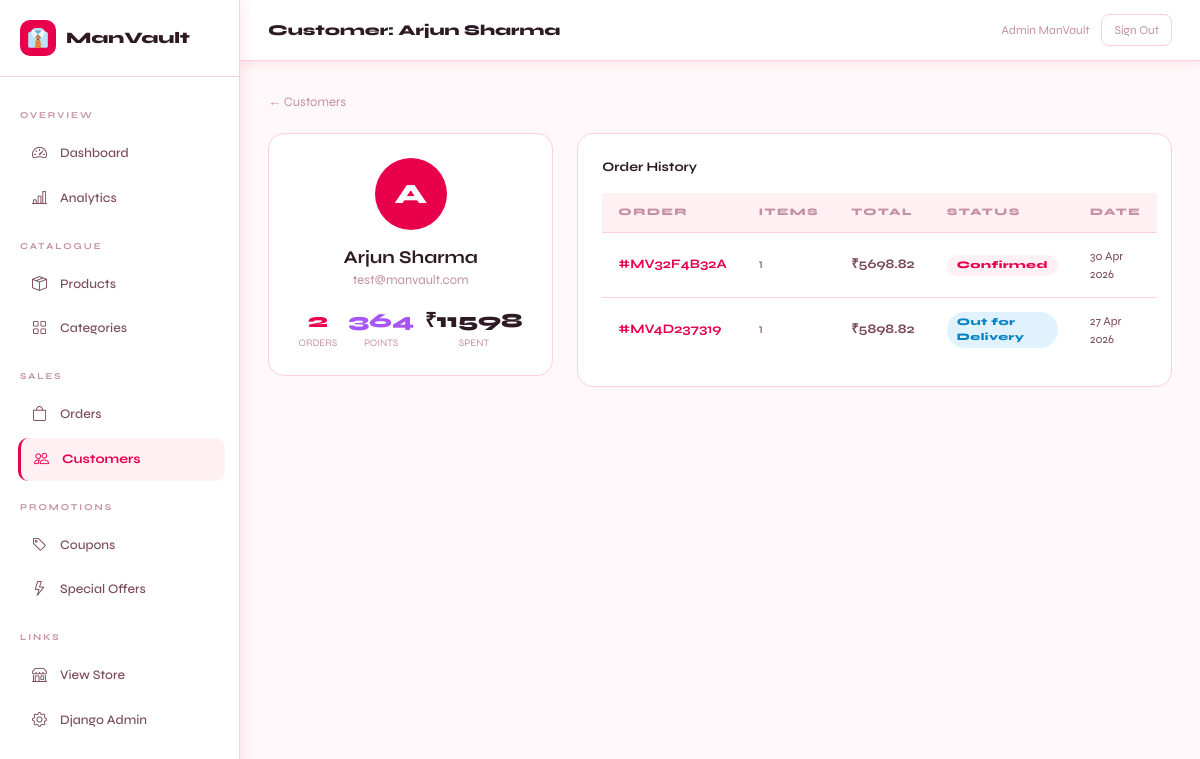
/dashboard/customers/2/ (signed in), run on the app's committed database.
### accounts/models.py (models this page shows, shortened)
class User(AbstractUser):
    phone = models.CharField(max_length=15, blank=True)
    avatar = models.ImageField(upload_to='avatars/', blank=True, null=True)
    date_of_birth = models.DateField(blank=True, null=True)
    gender = models.CharField(max_length=10, choices=[('M','Male'),('F','Female'),('O','Other')], blank=True)
    email_verified = models.BooleanField(default=False)
    is_google_account = models.BooleanField(default=False)
    loyalty_points = models.PositiveIntegerField(default=0)

### orders/models.py (models this page shows, shortened)
class Order(models.Model):
    STATUS_CHOICES = [
        ('pending','Pending'),
        ('confirmed','Confirmed'),
        ('processing','Processing'),
        ('packed','Packed'),
        ('shipped','Shipped'),
        ('out_for_delivery','Out for Delivery'),
        ('delivered','Delivered'),
        ('cancelled','Cancelled'),
        ('return_requested','Return Requested'),
        ('returned','Returned'),
        ('refund_initiated','Refund Initiated'),
        ('refunded','Refunded'),
    ]
    PAYMENT_METHODS = [('cod','Cash on Delivery'),('online','Online Payment'),('wallet','Wallet')]
    PAYMENT_STATUS = [('pending','Pending'),('paid','Paid'),('failed','Failed'),('refunded','Refunded')]
    order_number = models.CharField(max_length=20, unique=True, blank=True)
    user = models.ForeignKey(User, on_delete=models.CASCADE, related_name='orders', null=True, blank=True)
    shipping_name = models.CharField(max_length=100)
    shipping_phone = models.CharField(max_length=15)
    shipping_address = models.TextField()
    shipping_city = models.CharField(max_length=100)
    shipping_state = models.CharField(max_length=100)
    shipping_pincode = models.CharField(max_length=10)
    subtotal = models.DecimalField(max_digits=10, decimal_places=2)
    shipping_charge = models.DecimalField(max_digits=6, decimal_places=2, default=0)
    coupon_discount = models.DecimalField(max_digits=8, decimal_places=2, default=0)
    offer_discount = models.DecimalField(max_digits=8, decimal_places=2, default=0)
    loyalty_discount = models.DecimalField(max_digits=8, decimal_places=2, default=0)
    tax = models.DecimalField(max_digits=8, decimal_places=2, default=0)
    total = models.DecimalField(max_digits=10, decimal_places=2)
    coupon = models.ForeignKey(Coupon, on_delete=models.SET_NULL, null=True, blank=True)
    loyalty_points_used = models.PositiveIntegerField(default=0)
    loyalty_points_earned = models.PositiveIntegerField(default=0)
    payment_method = models.CharField(max_length=20, choices=PAYMENT_METHODS, default='cod')
    payment_status = models.CharField(max_length=20, choices=PAYMENT_STATUS, default='pending')
    payment_id = models.CharField(max_length=100, blank=True)
    status = models.CharField(max_length=25, choices=STATUS_CHOICES, default='pending')
    notes = models.TextField(blank=True)
    tracking_number = models.CharField(max_length=50, blank=True)
    courier_name = models.CharField(max_length=100, blank=True)
    estimated_delivery = models.DateField(null=True, blank=True)
    delivery_otp = models.CharField(max_length=6, blank=True)
    delivery_otp_verified = models.BooleanField(default=False)
    return_reason = models.TextField(blank=True)
    invoice_number = models.CharField(max_length=20, blank=True)
    created_at = models.DateTimeField(auto_now_add=True)
    updated_at = models.DateTimeField(auto_now=True)
    delivered_at = models.DateTimeField(null=True, blank=True)
    class Meta: ordering = ['-created_at']

### dashboard/views.py (the view)
# urls.py: path('customers/<int:pk>/', views.customer_detail, name='customer_detail'),
@staff_member_required
def customer_detail(request, pk):
    customer = get_object_or_404(User, pk=pk)
    orders = customer.orders.all()
    total_spent = orders.aggregate(s=Sum('total'))['s'] or 0
    return render(request, 'dashboard/customers/detail.html', {
        'customer': customer, 'orders': orders, 'total_spent': total_spent,
    })

### store/context_processors.py (called while the page is built)
def cart_processor(request):
    cart_count = 0
    try:
        if request.user.is_authenticated:
            cart = Cart.objects.filter(user=request.user).first()
        else:
            sk = request.session.session_key
            cart = Cart.objects.filter(session_key=sk, user=None).first() if sk else None
        if cart: cart_count = cart.item_count
    except: pass
    return {'cart_count': cart_count}

def wishlist_processor(request):
    wishlist_count = 0
    try:
        if request.user.is_authenticated:
            wl = Wishlist.objects.filter(user=request.user).first()
            if wl: wishlist_count = wl.products.count()
    except: pass
    return {'wishlist_count': wishlist_count}

def common_processor(request):
    cats_for_nav = []
    notif_count = 0
    try:
        cats_for_nav = Category.objects.filter(is_active=True)[:8]
        if request.user.is_authenticated:
            notif_count = request.user.notifications.filter(is_read=False).count()
    except: pass
    return {'cats_for_nav': cats_for_nav, 'notif_count': notif_count}

### store/models.py (called while the page is built)
    @property
    def item_count(self):
        return sum(item.quantity for item in self.items.all())

### templates/dashboard/customers/detail.html (shortened to what this page needs)
{% extends 'dashboard/base.html' %}{% block title %}{{ customer.get_full_name }}{% endblock %}{% block page_title %}Customer: {{ customer.get_full_name|default:customer.username }}{% endblock %}
{% block content %}
<a href="{% url 'dashboard:customers' %}" style="font-size:13px;color:var(--tx3);display:inline-flex;gap:6px;margin-bottom:20px">← Customers</a>
<div class="row g-4">
  <div class="col-md-4">
    <div class="stat-card p-4 text-center mb-3">
      <div style="width:72px;height:72px;background:var(--acc);border-radius:50%;display:flex;align-items:center;justify-content:center;font-size:28px;font-weight:800;color:var(--acctx);margin:0 auto 14px">{{ customer.first_name|first|upper|default:"?" }}</div>
      <div style="font-size:18px;font-weight:700">{{ customer.get_full_name|default:customer.username }}</div>
      <div style="font-size:13px;color:var(--tx3)">{{ customer.email }}</div>
      <div style="margin-top:16px;display:flex;justify-content:space-around">
        <div><div style="font-size:20px;font-weight:800;color:var(--acc)">{{ orders.count }}</div><div style="font-size:10px;color:var(--tx3)">ORDERS</div></div>
        <div><div style="font-size:20px;font-weight:800;color:#A855F7">{{ customer.loyalty_points }}</div><div style="font-size:10px;color:var(--tx3)">POINTS</div></div>
        <div><div style="font-size:20px;font-weight:800">₹{{ total_spent|floatformat:0 }}</div><div style="font-size:10px;color:var(--tx3)">SPENT</div></div>
      </div>
    </div>
  </div>
  <div class="col-md-8">
    <div class="stat-card p-4">
      <div style="font-size:13px;font-weight:700;margin-bottom:16px">Order History</div>
      <table class="mv-table">
        <thead><tr><th>Order</th><th>Items</th><th>Total</th><th>Status</th><th>Date</th></tr></thead>
        <tbody>
          {% for order in orders %}
          <tr><td><a href="{% url 'dashboard:order_detail' order.order_number %}" style="color:var(--acc);font-weight:700">#{{ order.order_number }}</a></td>
          <td>{{ order.items.count }}</td><td style="font-weight:700">₹{{ order.total }}</td>
          <td><span class="badge-status s-{{ order.status }}">{{ order.get_status_display }}</span></td>
          <td style="font-size:12px">{{ order.created_at|date:"d M Y" }}</td></tr>
          {% empty %}<tr><td colspan="5" style="color:var(--tx3);text-align:center;padding:30px">No orders yet</td></tr>{% endfor %}
        </tbody>
      </table>
    </div>
  </div>
</div>
{% endblock %}

### templates/dashboard/base.html (shortened to what this page needs)
<!DOCTYPE html>
<html lang="en">
<head>
<link href="https://cdn.jsdelivr.net/npm/bootstrap@5.3.0/dist/css/bootstrap.min.css" rel="stylesheet"/>
<link href="https://cdn.jsdelivr.net/npm/bootstrap-icons@1.11.0/font/bootstrap-icons.css" rel="stylesheet"/>
</head>
<body>
<div class="sidebar">
  <div class="sidebar-logo">
    <div class="icon">👔</div>
    <span>ManVault</span>
  </div>
  <div style="padding:12px 8px;flex:1">
    <div class="sidebar-section">Overview</div>
    <a href="{% url 'dashboard:home' %}" class="{% if request.resolver_match.url_name == 'home' %}active{% endif %}">
      <i class="bi bi-speedometer2"></i> Dashboard
    </a>
    <a href="{% url 'dashboard:analytics' %}" class="{% if request.resolver_match.url_name == 'analytics' %}active{% endif %}">
      <i class="bi bi-bar-chart-line"></i> Analytics
    </a>
    <div class="sidebar-section">Catalogue</div>
    <a href="{% url 'dashboard:products' %}" class="{% if 'product' in request.resolver_match.url_name %}active{% endif %}">
      <i class="bi bi-box-seam"></i> Products
    </a>
    <a href="{% url 'dashboard:categories' %}" class="{% if 'categor' in request.resolver_match.url_name %}active{% endif %}">
      <i class="bi bi-grid"></i> Categories
    </a>
    <div class="sidebar-section">Sales</div>
    <a href="{% url 'dashboard:orders' %}" class="{% if 'order' in request.resolver_match.url_name %}active{% endif %}">
      <i class="bi bi-bag"></i> Orders
    </a>
    <a href="{% url 'dashboard:customers' %}" class="{% if 'customer' in request.resolver_match.url_name %}active{% endif %}">
      <i class="bi bi-people"></i> Customers
    </a>
    <div class="sidebar-section">Promotions</div>
    <a href="{% url 'dashboard:coupons' %}" class="{% if 'coupon' in request.resolver_match.url_name %}active{% endif %}">
      <i class="bi bi-tag"></i> Coupons
    </a>
    <a href="{% url 'dashboard:offers' %}" class="{% if 'offer' in request.resolver_match.url_name %}active{% endif %}">
      <i class="bi bi-lightning"></i> Special Offers
    </a>
    <div class="sidebar-section">Links</div>
    <a href="{% url 'store:home' %}" target="_blank"><i class="bi bi-shop"></i> View Store</a>
    <a href="/admin/"><i class="bi bi-gear"></i> Django Admin</a>
  </div>
</div>
<div class="main">
  <div class="top-bar">
    <div class="top-bar-title">{% block page_title %}Dashboard{% endblock %}</div>
    <div style="display:flex;align-items:center;gap:12px">
      <div style="font-size:12px;color:var(--tx3)">{{ request.user.get_full_name|default:request.user.username }}</div>
      <a href="{% url 'accounts:logout' %}"
         style="font-size:12px;color:var(--tx3);border:1.5px solid var(--brd2);
                border-radius:8px;padding:6px 12px;transition:all .2s"
         onmouseover="this.style.borderColor='var(--acc)';this.style.color='var(--acc)'"
         onmouseout="this.style.borderColor='var(--brd2)';this.style.color='var(--tx3)'">
        Sign Out
      </a>
    </div>
  </div>
  <div class="content">
    {% block content %}{% endblock %}
  </div>
</div>
</body>
</html>

### templates/dashboard/base.html (style rules this page uses)
:root { --acc:#E8004D; --acc2:#FF2D6B; --acctx:#fff; --bg:#FFF8FA; --bg2:#FFFFFF; --bg3:#FFF0F4; --brd:#FFADC8; --brd2:#FFCFDF; --tx:#2D1A22; --tx2:#7A4A5A; --tx3:#C4929F; --shadow:rgba(232,0,77,.10); }
* { box-sizing:border-box;margin:0;padding:0 }
body { font-family:'Syne',sans-serif;background:var(--bg);color:var(--tx);display:flex;min-height:100vh }
a { color:inherit;text-decoration:none }
.sidebar { width:240px;background:var(--bg2);border-right:1.5px solid var(--brd2); display:flex;flex-direction:column;position:fixed;height:100vh; overflow-y:auto;z-index:100;box-shadow:2px 0 16px var(--shadow); }
.sidebar-logo { padding:20px;border-bottom:1.5px solid var(--brd2); display:flex;align-items:center;gap:10px; }
.sidebar-logo .icon { width:36px;height:36px;background:var(--acc);border-radius:10px; display:flex;align-items:center;justify-content:center;font-size:18px;color:#fff; }
.sidebar-logo span { font-size:16px;font-weight:800;color:var(--tx) }
.sidebar-section { padding:8px 12px;font-size:9px;letter-spacing:2px;text-transform:uppercase; color:var(--tx3);margin-top:12px;font-weight:700; }
.sidebar a { display:flex;align-items:center;gap:10px;padding:10px 16px; margin:2px 8px;border-radius:10px;font-size:13px;color:var(--tx2); transition:all .15s;font-weight:500; }
.sidebar a:hover,.sidebar a.active { background:var(--bg3);color:var(--acc);transform:translateX(2px); }
.sidebar a.active { font-weight:700;border-left:3px solid var(--acc);padding-left:13px }
.sidebar a i { font-size:15px;width:18px }
.main { margin-left:240px;flex:1;min-height:100vh;display:flex;flex-direction:column }
.top-bar { background:var(--bg2);border-bottom:1.5px solid var(--brd2); padding:14px 28px;display:flex;align-items:center;justify-content:space-between; position:sticky;top:0;z-index:50;box-shadow:0 2px 12px var(--shadow); }
.top-bar-title { font-size:15px;font-weight:800;color:var(--tx) }
.content { padding:28px;flex:1 }
.stat-card { background:var(--bg2);border:1.5px solid var(--brd2);border-radius:16px;padding:20px; transition:box-shadow .2s; }
.mv-table { width:100%;border-collapse:collapse;font-size:13px }
.mv-table th { padding:12px 16px;background:var(--bg3);color:var(--tx3); font-size:10px;letter-spacing:1.5px;text-transform:uppercase; border-bottom:1.5px solid var(--brd2);text-align:left;font-weight:800; }
.mv-table td { padding:14px 16px;border-bottom:1px solid var(--brd2);color:var(--tx2) }
.mv-table tr:last-child td { border-bottom:none }
.badge-status { display:inline-flex;align-items:center;padding:3px 10px;border-radius:20px;font-size:10px;font-weight:800;letter-spacing:.5px }
.s-confirmed { background:#FFF0F4;color:var(--acc) }
.s-processing,.s-out_for_delivery { background:#E0F2FE;color:#0284C7 }

### data on the page
User: get_full_name "Arjun Sharma", first_name|first "A", email "test@manvault.com", loyalty_points "364"
User: user.get_full_name "Admin ManVault"
Order: order_number "MV32F4B32A", items.count "1", total "5698.82", status "Confirmed", created_at "30 Apr 2026"
Order: order_number "MV4D237319", items.count "1", total "5898.82", status "Out for Delivery", created_at "27 Apr 2026"

### other printed values
{{ orders.count }} "2"
{{ total_spent|floatformat:0 }} "11598"
